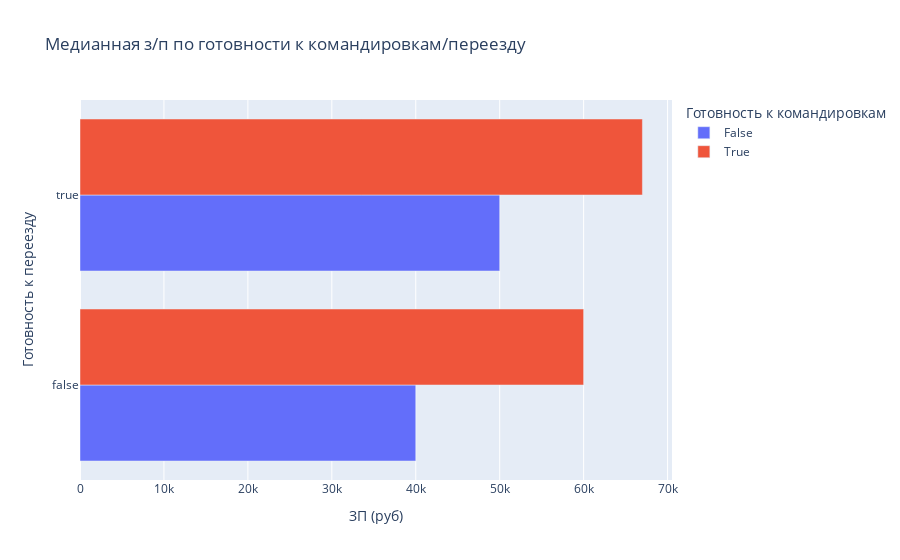

Notebook source saved alongside this figure:
### Markdown cell above
6. Постройте **многоуровневую столбчатую диаграмму**, которая показывает зависимость медианной заработной платы (**"ЗП (руб)"**) от признаков **"Готовность к переезду"** и **"Готовность к командировкам"**. Проанализируйте график, сравнив уровень заработной платы в категориях.

### Code cell
bar_data = data.groupby(
    ['Готовность к командировкам', 'Готовность к переезду'],
    as_index=False
)['ЗП (руб)'].median()
fig = px.bar(
    data_frame=bar_data,
    y='Готовность к переезду',
    x='ЗП (руб)',
    barmode="group",
    color='Готовность к командировкам',
    orientation='h',
    title='Медианная з/п по готовности к командировкам/переезду'
)
fig.show()

### Figure 1 — Plotly figure (JSON) as saved in the notebook; plotly's stock layout.template omitted (floating-point values rounded to 4 significant figures)
{"data": [{"alignmentgroup": "True", "hovertemplate": "Готовность к командировкам=False<br>ЗП (руб)=%{x}<br>Готовность к переезду=%{y}<extra></extra>", "legendgroup": "False", "marker": {"color": "#636efa", "pattern": {"shape": ""}}, "name": "False", "offsetgroup": "False", "orientation": "h", "showlegend": true, "textposition": "auto", "type": "bar", "x": [40000, 50000], "xaxis": "x", "y": [false, true], "yaxis": "y"}, {"alignmentgroup": "True", "hovertemplate": "Готовность к командировкам=True<br>ЗП (руб)=%{x}<br>Готовность к переезду=%{y}<extra></extra>", "legendgroup": "True", "marker": {"color": "#EF553B", "pattern": {"shape": ""}}, "name": "True", "offsetgroup": "True", "orientation": "h", "showlegend": true, "textposition": "auto", "type": "bar", "x": [60000, 67000], "xaxis": "x", "y": [false, true], "yaxis": "y"}], "layout": {"barmode": "group", "legend": {"title": {"text": "Готовность к командировкам"}, "tracegroupgap": 0}, "title": {"text": "Медианная з/п по готовности к командировкам/переезду"}, "xaxis": {"anchor": "y", "domain": [0, 1], "title": {"text": "ЗП (руб)"}}, "yaxis": {"anchor": "x", "domain": [0, 1], "title": {"text": "Готовность к переезду"}}}}
